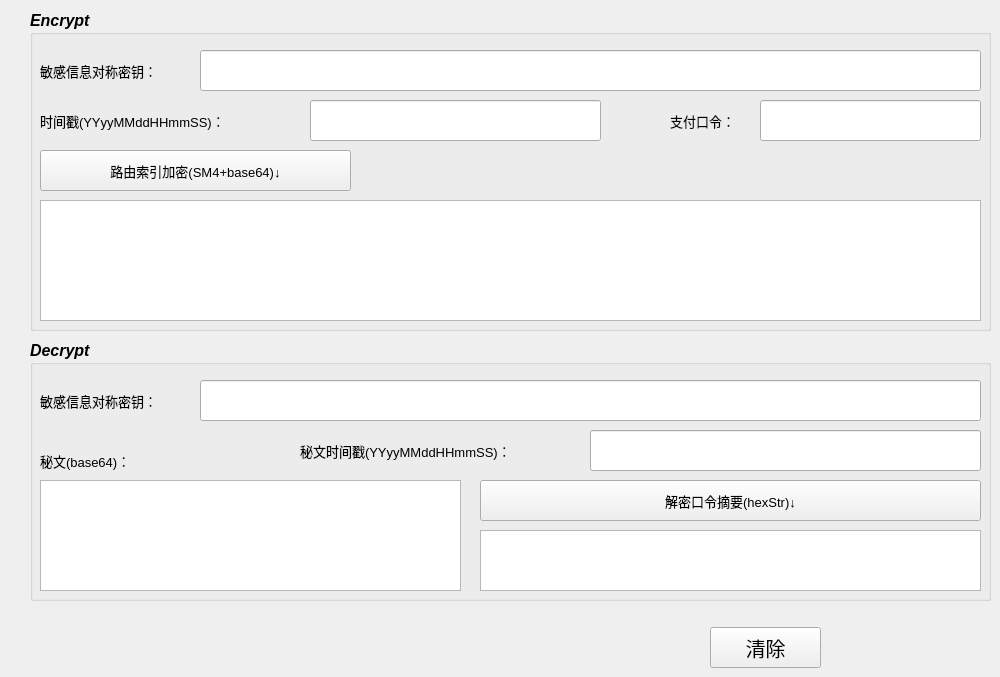
   <widget class="QWidget" name="TabIndex">
    <attribute name="title">
     <string>     Index     </string>
    </attribute>
    <widget class="QPushButton" name="Index_ButtonClear">
     <property name="geometry">
      <rect>
       <x>710</x>
       <y>627</y>
       <width>111</width>
       <height>41</height>
      </rect>
     </property>
     <property name="font">
      <font>
       <family>Agency FB</family>
       <pointsize>15</pointsize>
      </font>
     </property>
     <property name="text">
      <string>清除</string>
     </property>
    </widget>
    <widget class="QGroupBox" name="groupBox_5">
     <property name="geometry">
      <rect>
       <x>30</x>
       <y>10</y>
       <width>961</width>
       <height>321</height>
      </rect>
     </property>
     <property name="font">
      <font>
       <pointsize>12</pointsize>
       <weight>75</weight>
       <italic>true</italic>
       <bold>true</bold>
      </font>
     </property>
     <property name="title">
      <string>Encrypt</string>
     </property>
     <widget class="QLabel" name="label_33">
      <property name="geometry">
       <rect>
        <x>640</x>
        <y>90</y>
        <width>91</width>
        <height>41</height>
       </rect>
      </property>
      <property name="font">
       <font>
        <pointsize>10</pointsize>
        <weight>50</weight>
        <italic>false</italic>
        <bold>false</bold>
       </font>
      </property>
      <property name="text">
       <string>支付口令：</string>
      </property>
     </widget>
     <widget class="QLineEdit" name="Index_Pin">
      <property name="geometry">
       <rect>
        <x>730</x>
        <y>90</y>
        <width>221</width>
        <height>41</height>
       </rect>
      </property>
      <property name="font">
       <font>
        <pointsize>10</pointsize>
        <weight>50</weight>
        <italic>false</italic>
        <bold>false</bold>
       </font>
      </property>
     </widget>
     <widget class="QLabel" name="label_34">
      <property name="geometry">
       <rect>
        <x>10</x>
        <y>90</y>
        <width>261</width>
        <height>41</height>
       </rect>
      </property>
      <property name="font">
       <font>
        <pointsize>10</pointsize>
        <weight>50</weight>
        <italic>false</italic>
        <bold>false</bold>
       </font>
      </property>
      <property name="text">
       <string>时间戳(YYyyMMddHHmmSS)：</string>
      </property>
     </widget>
     <widget class="QLineEdit" name="Index_TimeStamp">
      <property name="geometry">
       <rect>
        <x>280</x>
        <y>90</y>
        <width>291</width>
        <height>41</height>
       </rect>
      </property>
      <property name="font">
       <font>
        <pointsize>10</pointsize>
        <weight>50</weight>
        <italic>false</italic>
        <bold>false</bold>
       </font>
      </property>
     </widget>
     <widget class="QTextEdit" name="Index_Encrypt">
      <property name="geometry">
       <rect>
        <x>10</x>
        <y>190</y>
        <width>941</width>
        <height>121</height>
       </rect>
      </property>
      <property name="font">
       <font>
        <family>Consolas</family>
        <pointsize>12</pointsize>
        <weight>50</weight>
        <italic>false</italic>
        <bold>false</bold>
       </font>
      </property>
     </widget>
     <widget class="QPushButton" name="Index_Button_Encrypt">
      <property name="geometry">
       <rect>
        <x>10</x>
        <y>140</y>
        <width>311</width>
        <height>41</height>
       </rect>
      </property>
      <property name="font">
       <font>
        <pointsize>10</pointsize>
        <weight>50</weight>
        <italic>false</italic>
        <bold>false</bold>
       </font>
      </property>
      <property name="text">
       <string>路由索引加密(SM4+base64)↓</string>
      </property>
     </widget>
     <widget class="QLabel" name="label_36">
      <property name="geometry">
       <rect>
        <x>10</x>
        <y>40</y>
        <width>151</width>
        <height>41</height>
       </rect>
      </property>
      <property name="font">
       <font>
        <pointsize>10</pointsize>
        <weight>50</weight>
        <italic>false</italic>
        <bold>false</bold>
       </font>
      </property>
      <property name="text">
       <string>敏感信息对称密钥：</string>
      </property>
     </widget>
     <widget class="QLineEdit" name="Index_Key">
      <property name="geometry">
       <rect>
        <x>170</x>
        <y>40</y>
        <width>781</width>
        <height>41</height>
       </rect>
      </property>
      <property name="font">
       <font>
        <family>Consolas</family>
        <pointsize>12</pointsize>
        <weight>50</weight>
        <italic>false</italic>
        <bold>false</bold>
       </font>
      </property>
     </widget>
    </widget>
    <widget class="QGroupBox" name="groupBox_6">
     <property name="geometry">
      <rect>
       <x>30</x>
       <y>340</y>
       <width>961</width>
       <height>261</height>
      </rect>
     </property>
     <property name="font">
      <font>
       <pointsize>12</pointsize>
       <weight>75</weight>
       <italic>true</italic>
       <bold>true</bold>
      </font>
     </property>
     <property name="title">
      <string>Decrypt</string>
     </property>
     <widget class="QLabel" name="label_37">
      <property name="geometry">
       <rect>
        <x>10</x>
        <y>100</y>
        <width>161</width>
        <height>41</height>
       </rect>
      </property>
      <property name="font">
       <font>
        <pointsize>10</pointsize>
        <weight>50</weight>
        <italic>false</italic>
        <bold>false</bold>
       </font>
      </property>
      <property name="text">
       <string>秘文(base64)：</string>
      </property>
     </widget>
     <widget class="QTextEdit" name="Index_Cipher">
      <property name="geometry">
       <rect>
        <x>10</x>
        <y>140</y>
        <width>421</width>
        <height>111</height>
       </rect>
      </property>
      <property name="font">
       <font>
        <family>Consolas</family>
        <pointsize>12</pointsize>
        <weight>50</weight>
        <italic>false</italic>
        <bold>false</bold>
       </font>
      </property>
     </widget>
     <widget class="QLineEdit" name="Index_TimeStamp2">
      <property name="geometry">
       <rect>
        <x>560</x>
        <y>90</y>
        <width>391</width>
        <height>41</height>
       </rect>
      </property>
      <property name="font">
       <font>
        <pointsize>10</pointsize>
        <weight>50</weight>
        <italic>false</italic>
        <bold>false</bold>
       </font>
      </property>
     </widget>
     <widget class="QPushButton" name="Index_Button_PinDigest">
      <property name="geometry">
       <rect>
        <x>450</x>
        <y>140</y>
        <width>501</width>
        <height>41</height>
       </rect>
      </property>
      <property name="font">
       <font>
        <pointsize>10</pointsize>
        <weight>50</weight>
        <italic>false</italic>
        <bold>false</bold>
       </font>
      </property>
      <property name="text">
       <string>解密口令摘要(hexStr)↓</string>
      </property>
     </widget>
     <widget class="QTextEdit" name="Index_decrypt_pinDigest">
      <property name="geometry">
       <rect>
        <x>450</x>
        <y>190</y>
        <width>501</width>
        <height>61</height>
       </rect>
      </property>
      <property name="font">
       <font>
        <family>Consolas</family>
        <pointsize>12</pointsize>
        <weight>50</weight>
        <italic>false</italic>
        <bold>false</bold>
       </font>
      </property>
     </widget>
     <widget class="QLabel" name="label_39">
      <property name="geometry">
       <rect>
        <x>10</x>
        <y>40</y>
        <width>151</width>
        <height>41</height>
       </rect>
      </property>
      <property name="font">
       <font>
        <pointsize>10</pointsize>
        <weight>50</weight>
        <italic>false</italic>
        <bold>false</bold>
       </font>
      </property>
      <property name="text">
       <string>敏感信息对称密钥：</string>
      </property>
     </widget>
     <widget class="QLineEdit" name="Index_Key2">
      <property name="geometry">
       <rect>
        <x>170</x>
        <y>40</y>
        <width>781</width>
        <height>41</height>
       </rect>
      </property>
      <property name="font">
       <font>
        <family>Consolas</family>
        <pointsize>12</pointsize>
        <weight>50</weight>
        <italic>false</italic>
        <bold>false</bold>
       </font>
      </property>
     </widget>
     <widget class="QLabel" name="label_35">
      <property name="geometry">
       <rect>
        <x>270</x>
        <y>90</y>
        <width>351</width>
        <height>41</height>
       </rect>
      </property>
      <property name="font">
       <font>
        <pointsize>10</pointsize>
        <weight>50</weight>
        <italic>false</italic>
        <bold>false</bold>
       </font>
      </property>
      <property name="text">
       <string>秘文时间戳(YYyyMMddHHmmSS)：</string>
      </property>
     </widget>
    </widget>
   </widget>
